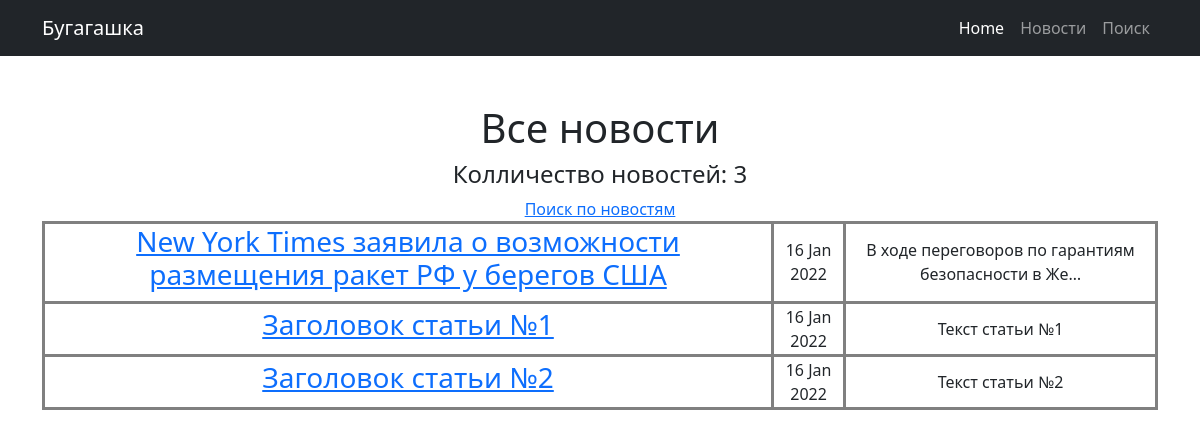
Before: /news/ with the older database file.
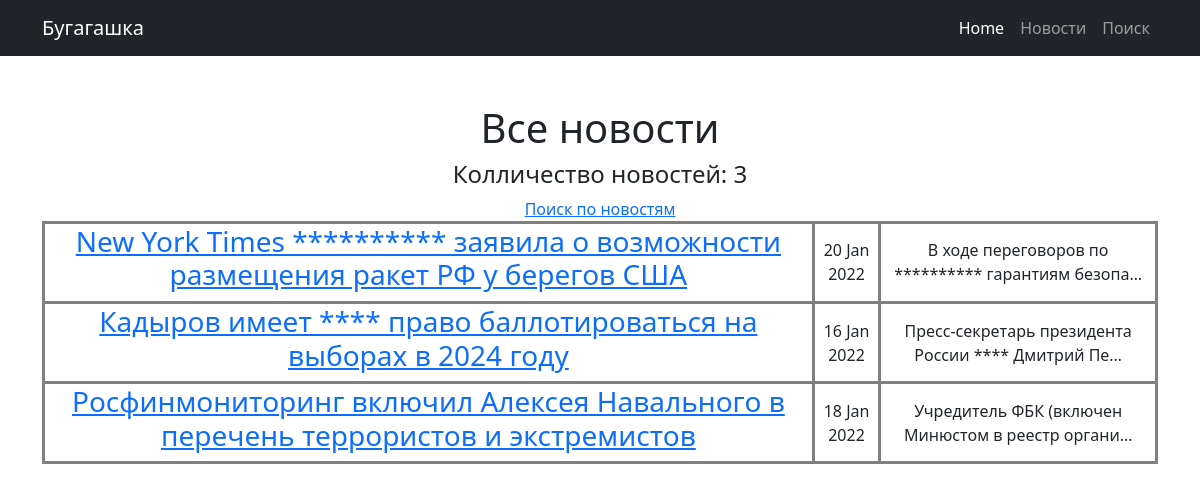
After: the same page with the newer database file.
### news/models.py (models this page shows, shortened)
class Post (models.Model):
    author = models.ForeignKey(Author, on_delete=models.CASCADE)
    NEWS = 'NW'
    ARTICLE = 'AR'
    CATEGORY_CHOICE = (
        (NEWS, 'Новость'),
        (ARTICLE, 'Статья')
    )
    categoryType = models.CharField(max_length=2, choices=CATEGORY_CHOICE, default=ARTICLE)
    dateCreation = models.DateTimeField(auto_now_add=True)
    postCategory = models.ManyToManyField(Category, through='PostCategory')
    title = models.CharField(max_length=128)
    text = models.TextField()
    rating = models.SmallIntegerField(default=0)

### news/views.py (the view)
# urls.py: path('', PostList.as_view()),
class PostList(ListView):
    model = Post
    template_name = 'posts.html'
    context_object_name = 'posts'
    queryset = Post.objects.order_by('id')
    paginate_by = 10

### news/templatetags/my_filters.py (called while the page is built)
@register.filter(name='Censor')
def Censor(value):
    censor_list = ['стопслово', 'стопслово2', 'стопслово3', 'стопслово1', 'тест']
    list_words = value.split()
    for i in censor_list:
        for j in list_words:
            if j == i:
                a = list_words.index(j)
                list_words.remove(j)
                list_words.insert(a, '*' * len(j))
    return ' '.join(list_words)

### templates/posts.html (shortened to what this page needs)
{% extends 'default.html' %}
{% load my_filters %}
{% block content %}
        <h1>Все новости</h1>
        <h4>Колличество новостей: {{ posts|length }}</h4>
        <a href="/news/search/">Поиск по новостям</a>
    {% if posts %}
        <table>
        {% for post in posts %}
            <tr>
                <td>
                    <h3><a href="{{ post.id }}">{{ post.title|Censor }}</a></h3>
                </td>
                <td>
                    {{ post.dateCreation|date:'d M Y' }}
                </td>
                <td>
                    {{ post.text|truncatechars:50|Censor }}
                </td>
            </tr>
        {% endfor %}
        </table>
    {% else %}
        <h1>Нет новостей</h1>
    {% endif %}
{% endblock content %}

### templates/default.html (shortened to what this page needs)
<!DOCTYPE html>
<html lang="en">
    <head>
        {% load static %}
        <link href="{% static 'css/styles.css' %}" rel="stylesheet" />
    </head>
    <body>
        <nav class="navbar navbar-expand-lg navbar-dark bg-dark">
            <div class="container">
                <a class="navbar-brand" href="/">Бугагашка</a>
                <div class="collapse navbar-collapse" id="navbarSupportedContent">
                    <ul class="navbar-nav ms-auto mb-2 mb-lg-0">
                        <li class="nav-item"><a class="nav-link active" aria-current="page" href="/">Home</a></li>
                        <li class="nav-item"><a class="nav-link" href="/news/">Новости</a></li>
                        <li class="nav-item"><a class="nav-link" href="/news/search/">Поиск</a></li>
                    </ul>
                </div>
            </div>
        </nav>
        <div class="container">
            <div class="text-center mt-5">
                {% block content %}
                {% endblock content %}
            </div>
        </div>
    </body>
</html>

Changed rows visible on the page:
removed Post: title|Censor "Заголовок статьи №2", dateCreation "16 Jan 2022", text|Censor "Текст статьи №2"
changed Post: title|Censor "New York Times заявила о возможности размещения ракет РФ у берегов США" → "New York Times ********** заявила о возможности размещения ракет РФ у берегов США"; dateCreation "16 Jan 2022" → "20 Jan 2022"; text|Censor "В ходе переговоров по гарантиям безопасности в Же…" → "В ходе переговоров по ********** гарантиям безопа…"
changed Post: title|Censor "Заголовок статьи №1" → "Кадыров имеет **** право баллотироваться на выборах в 2024 году"; text|Censor "Текст статьи №1" → "Пресс-секретарь президента России **** Дмитрий Пе…"
added Post: title|Censor "Росфинмониторинг включил Алексея Навального в перечень террористов и экстремистов", dateCreation "18 Jan 2022", text|Censor "Учредитель ФБК (включен Минюстом в реестр органи…"
